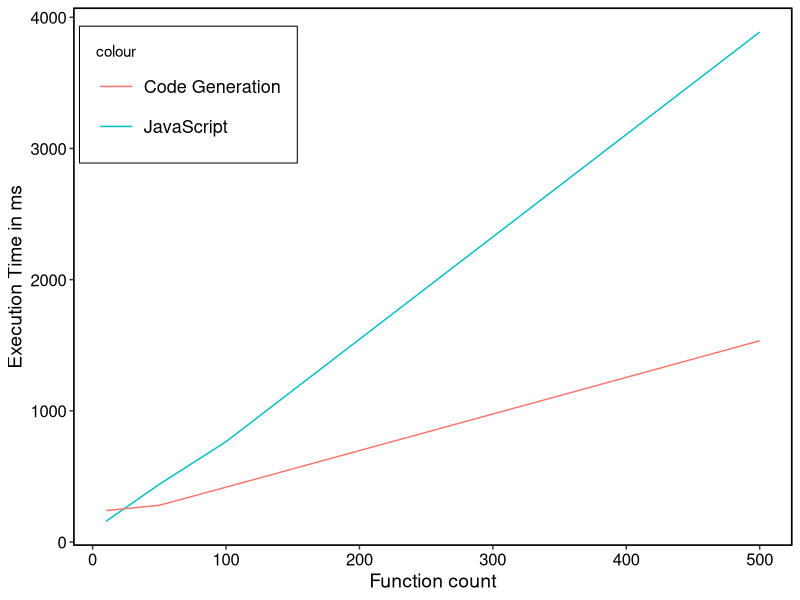
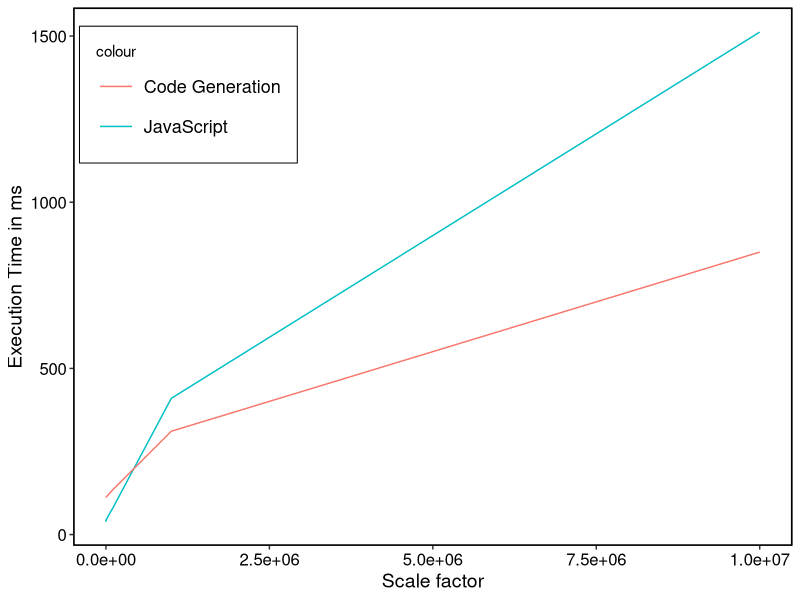
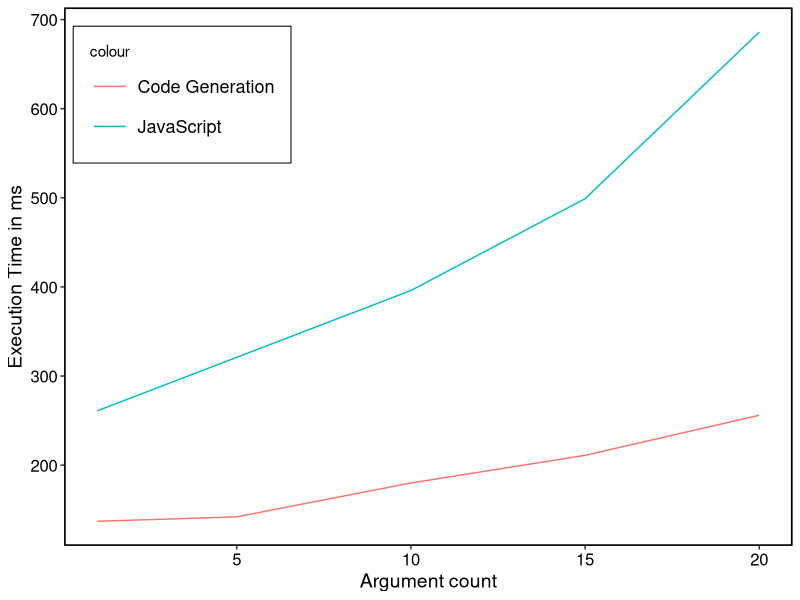
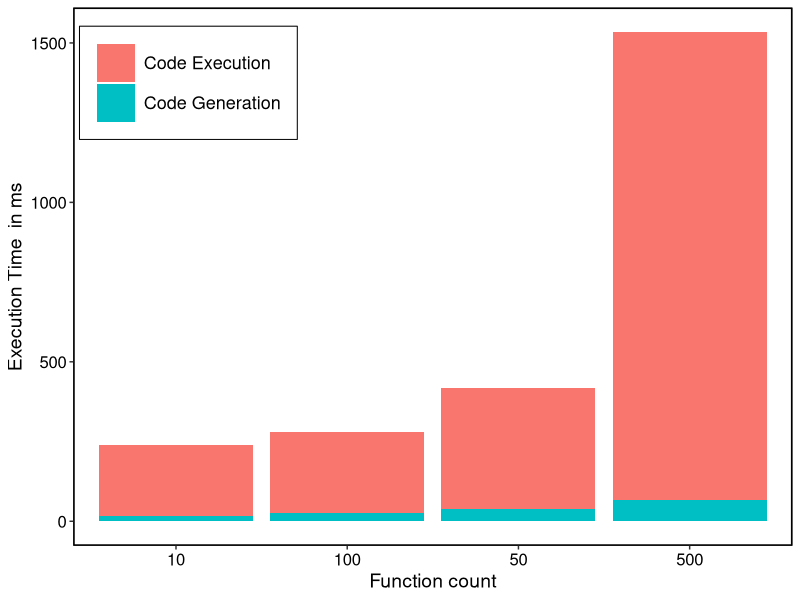
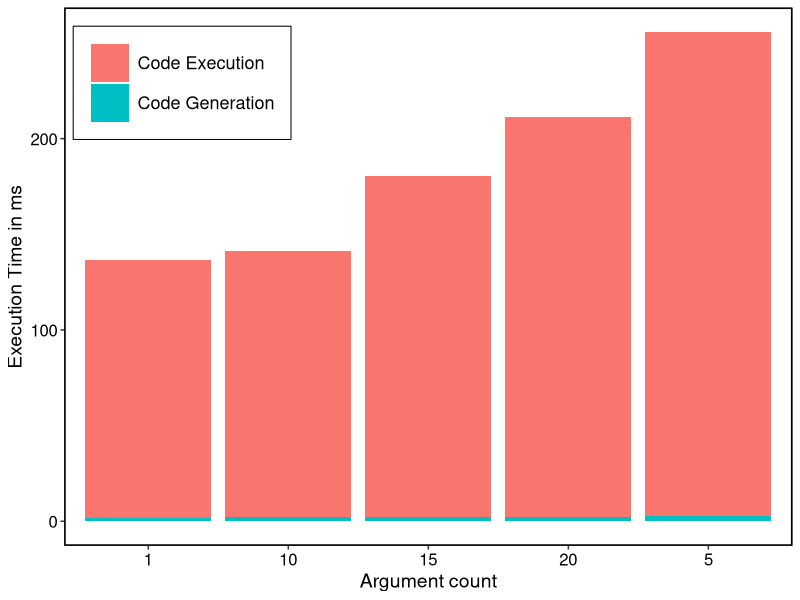
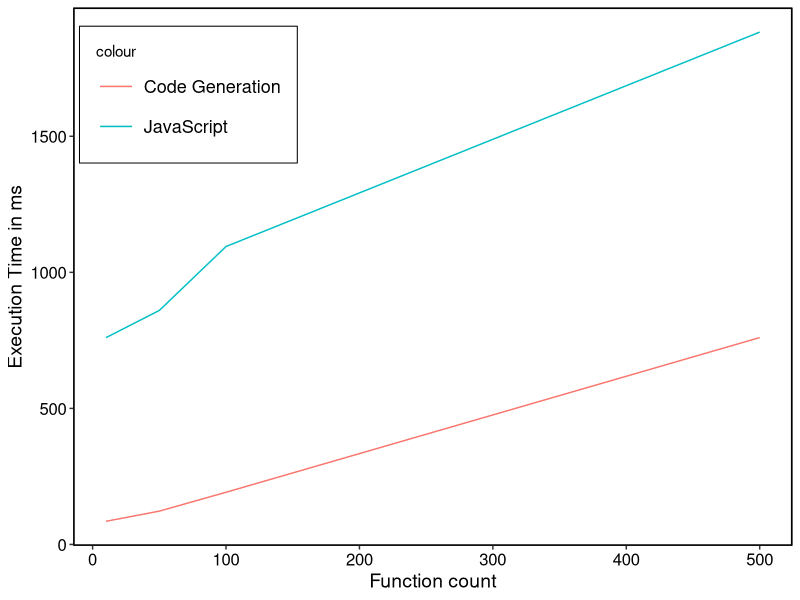
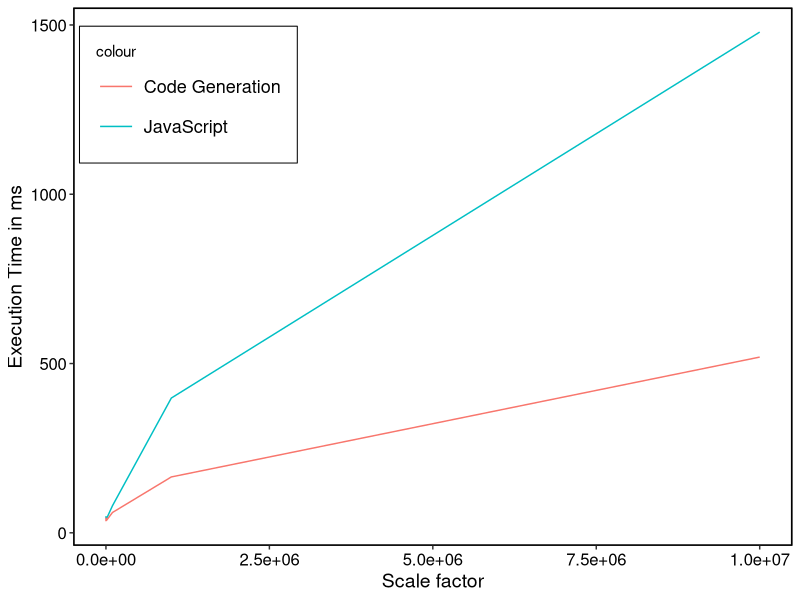
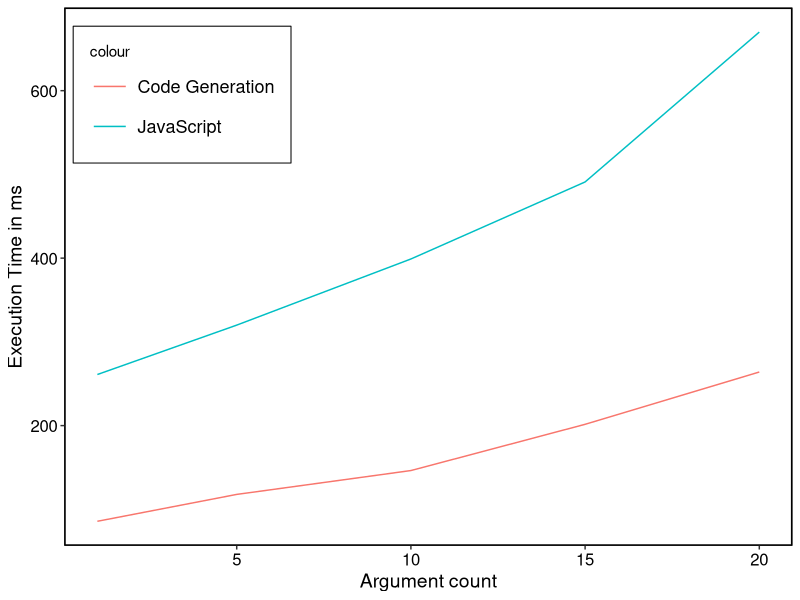

Here is the R script that generated these plots, in order:
library(ggplot2)
library(ggthemes)
######################################################################## The operator +

my_theme = theme(
  line = element_line(colour="black"),
  text = element_text(colour="black"),
  axis.title = element_text(size = 14),
  axis.text = element_text(colour="black", size=12),
  strip.text = element_text(size=12),
  legend.key=element_rect(colour=NA, fill =NA),
  panel.grid = element_blank(),   
  panel.border = element_rect(fill = NA, colour = "black", size=1),
  panel.background = element_rect(fill = "white", colour = "black"), 
  strip.background = element_rect(fill = NA),
  legend.position = c(.3, .95),
  legend.justification = c("right", "top"),
  legend.box.just = "right",
  legend.box.background = element_rect(),
  legend.margin = margin(6, 6, 6, 6),
  legend.box.margin = margin(6, 6, 6, 6),
  legend.text = element_text(size = 13, colour = "black"),
  legend.key.size = unit(2,"line")
)

theam_down = theme(
  line = element_line(colour="black"),
  text = element_text(colour="black"),
  axis.title = element_text(size = 14),
  axis.text = element_text(colour="black", size=12),
  strip.text = element_text(size=12),
  legend.key=element_rect(colour=NA, fill =NA),
  panel.grid = element_blank(),   
  panel.border = element_rect(fill = NA, colour = "black", size=1),
  panel.background = element_rect(fill = "white", colour = "black"), 
  strip.background = element_rect(fill = NA),
  legend.position = c(.98, .3),
  legend.justification = c("right", "top"),
  legend.box.just = "right",
  legend.box.background = element_rect(),
  legend.margin = margin(6, 6, 6, 6),
  legend.box.margin = margin(6, 6, 6, 6),
  legend.text = element_text(size = 13, colour = "black"),
  legend.key.size = unit(2,"line")
)

#################### JavaScript vs Code Generation
test_data <-
data.frame(
JavaScript      =  c(158,440,765,3887 ),
Code_Generation =  c(240,280,418, 1534),
x    = c(10,50,100,500))


ggplot(test_data, aes(x)) + 
geom_line(aes(y = JavaScript,colour = "JavaScript")) + 
geom_line(aes(y = Code_Generation, colour = "Code Generation"))+
my_theme+
ylab("Execution Time in ms") +
xlab("Function count") 


#################### Scale factor
test_data <-
data.frame(
JavaScript      =  c(45,40,47,78,410,1512),
Code_Generation =  c(111,112,114,134,311,850),
x    = c(100,1000,10000,100000,1000000,10000000))


ggplot(test_data, aes(x)) + 
geom_line(aes(y = JavaScript,color = "JavaScript")) + 
geom_line(aes(y = Code_Generation, color = "Code Generation"))+
my_theme+
ylab("Execution Time in ms") +xlab("Scale factor") 




#################### Argument coun
test_data <-
data.frame(
JavaScript      =  c(261,321,396,499,686),
Code_Generation =  c(137,142,180,211,256),
x    = c(1,5,10,15,20))


ggplot(test_data, aes(x)) + 
geom_line(aes(y = JavaScript,colour = "JavaScript")) + 
geom_line(aes(y = Code_Generation, colour = "Code Generation"))+
my_theme+
ylab("Execution Time in ms") +
xlab("Argument count") 


####################### bar chart Function count
test_data <-
data.frame(
values      =  c(17,27,38,67,222,252,380,1467),
Code_Generation =  c("Code Generation","Code Generation","Code Generation","Code Generation","Code Execution","Code Execution","Code Execution","Code Execution"),
x    = c("10","50","100","500"))

test_data$x<-sort(unique(test_data$x))

ggplot(data=test_data, aes(x=x,y=values,fill= Code_Generation)) +
geom_bar(position="stack", stat="identity")+
ylab("Execution Time  in ms") +
xlab("Function count") +
my_theme+theme(legend.title = element_blank())



####################### bar chart Argument count
test_data <-
data.frame(
values      =  c(1.72,2.39,2.365,2.41,2.7,135,139,178,209,253),
Code_Generation =  c("Code Generation","Code Generation","Code Generation","Code Generation","Code Generation","Code Execution","Code Execution","Code Execution","Code Execution","Code Execution"),
x    = c("1","5","10","15","20"))

test_data$x<-sort(unique(test_data$x))

ggplot(data=test_data, aes(x=x,y=values,fill= Code_Generation)) +
geom_bar(position="stack", stat="identity")+
ylab("Execution Time in ms") +
xlab("Argument count") +
my_theme+theme(legend.title = element_blank())



######################################################################## The operator -

#################### JavaScript vs Code Generation
test_data <-
data.frame(
Code_Generation      =  c(85.1,122.44,191.8,760.3),
JavaScript=  c(760,860,1095,1883),
x    = c(10,50,100,500))


ggplot(test_data, aes(x)) + 
geom_line(aes(y = JavaScript,colour = "JavaScript")) + 
geom_line(aes(y = Code_Generation, colour = "Code Generation"))+
my_theme+
ylab("Execution Time in ms") +
xlab("Function count") 


#################### Scale factor
test_data <-
data.frame(
JavaScript      =  c(49,44,42,80,398,1479),
Code_Generation =  c(34,43,37,60,165,519),
x    = c(100,1000,10000,100000,1000000,10000000))


ggplot(test_data, aes(x,xlab="Scale factor" )) + 
geom_line(aes(y = JavaScript,color = "JavaScript")) + 
geom_line(aes(y = Code_Generation, color = "Code Generation"))+
my_theme+
ylab("Execution Time in ms") +
xlab("Scale factor") 



#################### Argument count
test_data <-
data.frame(
JavaScript      =  c(261,320,399,491,670),
Code_Generation =  c(85.7,117.8,146.3,201.53,263.99),
           x    = c(1,5,10,15,20))

ggplot(test_data, aes(x ,xlab="Argument count")) + 
geom_line(aes(y = JavaScript,colour = "JavaScript")) + 
geom_line(aes(y = Code_Generation, colour = "Code Generation"))+
my_theme+
ylab("Execution Time in ms") +
xlab("Argument count") 


####################### bar chart Function count
test_data <-
data.frame(
values      =  c(2.1,2.44,2.8,7.3,83,120,189,753),
Code_Generation =  c("Code Generation","Code Generation","Code Generation","Code Generation","Code Execution","Code Execution","Code Execution","Code Execution"),
x    = c("10","50","100","500"))

test_data$x<-sort(unique(test_data$x))

ggplot(data=test_data, aes(x=x,y=values,fill= Code_Generation, ylab = "Execution Time" )) +
geom_bar(position="stack", stat="identity")+
ylab("Execution Time in ms") +
xlab("Function count") +
my_theme+theme(legend.title = element_blank())


######################################################################## The operator *

#################### JavaScript vs Code Generation
test_data <-
data.frame(
JavaScript      =  c(2166,2278,2537,3096),
Code_Generation =  c(152.9,280.14,492.5,2165.6),
           x    =  c(10,50,100,500))


ggplot(test_data, aes(x)) + 
geom_line(aes(y = JavaScript,colour = "JavaScript")) + 
geom_line(aes(y = Code_Generation, colour = "Code Generation"))+
  theam_down+
ylab("Execution Time in ms") +
xlab("Function count") 


#################### Scale factor
test_data <-
data.frame(
JavaScript      =  c(51,45,51,87,505,1843),
Code_Generation =  c(49,42,54,80,407,1459),
x    = c(100,1000,10000,100000,1000000,10000000))


ggplot(test_data, aes(x)) + 
geom_line(aes(y = JavaScript,color = "JavaScript")) + 
geom_line(aes(y = Code_Generation, color = "Code Generation"))+
my_theme+
ylab("Execution Time in ms") +
xlab("Scale factor") 



#################### 
test_data <-
data.frame(
JavaScript      =  c(329,383,483,578,793),
Code_Generation =  c(136,181.5,210,271.3,328.4),
x               =  c(1,5,10,15,20))

ggplot(test_data, aes(x)) + 
geom_line(aes(y = JavaScript,colour = "JavaScript")) + 
geom_line(aes(y = Code_Generation, colour = "Code Generation"))+
my_theme+
ylab("Execution Time in ms") +
xlab("Argument count") 


####################### bar chart Function count
test_data <-
data.frame(
values          =  c(1.9,2.14,2.5,5.6,152.9,280.14,492.5,2165.6),
Code_Generation =  c("Code Generation","Code Generation","Code Generation","Code Generation","Code Execution","Code Execution","Code Execution","Code Execution"),
x               =  c("10","50","100","500"))

test_data$x<-sort(unique(test_data$x))

ggplot(data=test_data, aes(x=x,y=values,fill= Code_Generation)) +
geom_bar(position="stack", stat="identity")+
ylab("Execution Time in ms") +
xlab("Function count") +
my_theme+theme(legend.title = element_blank())


######################################################################## The operator /

#################### JavaScript vs Code Generation
test_data <-
  data.frame(
    JavaScript      =  c(16405,16560,18135,20771),
    Code_Generation =  c(408.9,1706.3,3317.6,16405.7),
    x    = c(10,50,100,500))


ggplot(test_data, aes(x)) + 
  geom_line(aes(y = JavaScript,colour = "JavaScript")) + 
  geom_line(aes(y = Code_Generation, colour = "Code Generation"))+
  theam_down+
  ylab("Execution Time in ms") +
  xlab("Function count") 


#################### Scale factor
test_data <-
  data.frame(
    JavaScript      =  c(51,49,67,240,1910,7442),
    Code_Generation =  c(48,42,77.8,316.7,2755,10938),
    x    = c(100,1000,10000,100000,1000000,10000000))


ggplot(test_data, aes(x)) + 
  geom_line(aes(y = JavaScript,color = "JavaScript")) + 
  geom_line(aes(y = Code_Generation, color = "Code Generation"))+
  my_theme+
  ylab("Execution Time in ms") +
  xlab("Scale factor") 

#################### 
test_data <-
  data.frame(
    JavaScript      =  c(888,937,997,1073,1278),
    Code_Generation =  c(150.8,281,497.3,674.6,887.7),
    x    = c(1,5,10,15,20))


ggplot(test_data, aes(x)) + 
  geom_line(aes(y = JavaScript,colour = "JavaScript")) + 
  geom_line(aes(y = Code_Generation, colour = "Code Generation"))+
  theam_down+
  ylab("Execution Time in ms") +
  xlab("Argument count") 


####################### bar chart Function count
test_data <-
  data.frame(
    values      =  c(1.9,2.14,2.5,5.6,152.9,280.14,492.5,2165.6),
    Code_Generation =  c("Code Generation","Code Generation","Code Generation","Code Generation","Code Execution","Code Execution","Code Execution","Code Execution"),
    x    = c("10","50","100","500"))

test_data$x<-sort(unique(test_data$x))

ggplot(data=test_data, aes(x=x,y=values,fill= Code_Generation)) +
  geom_bar(position="stack", stat="identity", inherit.aes = TRUE )+ my_theme+
  ylab("Execution Time in ms") +
  xlab("Function count")+theme(legend.title = element_blank())
  



################################################ TPC-H Queries
################################################ TPC-H 3 

tpch3_theme = theme(
  line = element_line(colour="black"),
  text = element_text(colour="black"),
  axis.title = element_text(size = 14),
  axis.text = element_text(colour="black", size=12),
  strip.text = element_text(size=12),
  legend.key=element_rect(colour=NA, fill =NA),
  panel.grid = element_blank(),   
  panel.border = element_rect(fill = NA, colour = "black", size=1),
  panel.background = element_rect(fill = "white", colour = "black"), 
  strip.background = element_rect(fill = NA),
  legend.position = c(.37, .95),
  legend.justification = c("right", "top"),
  legend.box.just = "right",
  legend.box.background = element_rect(),
  legend.margin = margin(6, 6, 6, 6),
  legend.box.margin = margin(6, 6, 6, 6),
  legend.text = element_text(size = 13, colour = "black"),
  legend.key.size = unit(2,"line")
)


test_data <-
  data.frame(
    JavaScript      =  c(18.612,34.485,50.447,66.922,83.037),
    WebAssembly_Bare=  c(0.21,0.42,0.61,0.83,0.99),
    x               =  c(0.20,0.40,0.60,0.80,1.00))


ggplot(test_data, aes(x)) + 
  geom_line(aes(y = JavaScript,color = "JavaScript")) + 
  geom_line(aes(y = WebAssembly_Bare, color = "WebAssembly (Bare Metal)"))+
  tpch3_theme+
  ylab("Execution Time in sec") +
  xlab("Scale factor") 




test_data <-
  data.frame(
    JavaScript      =  c(18.612,34.485,50.447,66.922,83.037),
    WebAssembly_Brow=  c(1.20,2.30,3.40,4.65,5.57),
    x               =  c(0.20,0.40,0.60,0.80,1.00))

ggplot(test_data, aes(x)) + 
  geom_line(aes(y = JavaScript,color = "JavaScript")) + 
  geom_line(aes(y = WebAssembly_Brow, color = "WebAssembly (Browser)"))+
  tpch3_theme+
  ylab("Execution Time in sec") +
  xlab("Scale factor") 


test_data <-
  data.frame(
    CL              =  c(0.22,0.43,0.73,0.84,1.18),
    WebAssembly_Brow=  c(1.20,2.30,3.40,4.65,5.57),
    WebAssembly_Bare=  c(0.21,0.42,0.61,0.83,0.99),
    x               =  c(0.20,0.40,0.60,0.80,1.00))


ggplot(test_data, aes(x)) + 
  geom_line(aes(y = CL,color = "C++")) + 
  geom_line(aes(y = WebAssembly_Brow, color = "WebAssembly (Browser)"))+
  geom_line(aes(y = WebAssembly_Bare, color = "WebAssembly (Bare Metal)"))+
  tpch3_theme+
  ylab("Execution Time in sec") +
  xlab("Scale factor") 


######################################################## End TPC-H 3

my_theme2 = theme(
  line = element_line(colour="black"),
  text = element_text(colour="black"),
  axis.title = element_text(size = 14),
  axis.text = element_text(colour="black", size=12),
  strip.text = element_text(size=12),
  legend.key=element_rect(colour=NA, fill =NA),
  panel.grid = element_blank(),   
  panel.border = element_rect(fill = NA, colour = "black", size=1),
  panel.background = element_rect(fill = "white", colour = "black"), 
  strip.background = element_rect(fill = NA),
  legend.position = c(.365, 1),
  legend.justification = c("right", "top"),
  legend.box.just = "right",
  legend.box.background = element_rect(),
  legend.margin = margin(6, 6, 6, 6),
  legend.box.margin = margin(6, 6, 6, 6),
  legend.text = element_text(size = 13, colour = "black"),
  legend.key.size = unit(2,"line")
)

### TPCH-1
test_data <-
  data.frame(
    JavaScript      =  c(0.934,1.55196,2.17502,3.1326,3.91509,4.61169,5.254035, 6.208825, 7.0133, 7.977685 ),
    WebAssembly_Brow=  c(0.796,1.318, 2.063, 3.078, 3.432,4.384, 5.292,6.096,6.511,7.42 ),
    WebAssembly_Bare=  c(0.53125,1.1875,2.26562,3.25,4.45312,5.23438,5.95312,6.60938,7.17697, 7.17697  ),
    CL              =  c(0.220281,0.431189,0.668764,0.941662,1.19371,1.45307,1.71907, 2.05089, 2.33284, 2.60614 ),
    x               =  c(0.10,0.20,0.30,0.40,0.50,0.60,0.70,0.80,0.90,1.00))

ggplot(test_data, aes(x)) + 
  geom_line(aes(y = JavaScript,color = "JavaScript")) + 
  geom_line(aes(y = WebAssembly_Brow, color = "WebAssembly (Browser)"))+
  geom_line(aes(y = WebAssembly_Bare, color = "WebAssembly (Bare Metal)"))+
  geom_line(aes(y = CL, color = "C++"))+
  my_theme2+
  ylab("Execution Time in sec") +
  xlab("Scale factor") 

############################
### TPCH-2

test_data <-
  data.frame(
    JavaScript      =  c(0.034855, 0.065,0.026,0.046,0.058,0.072,0.074,0.124,0.131,0.133),
    WebAssembly_Brow=  c(0.00399995, 0.00900006,0.0149999,0.0220001, 0.056, 0.0400002, 0.0480001, 0.0570002, 0.0709999, 0.0869999 ),
    WebAssembly_Bare=  c(0.00385094, 0.00614095, 0.010093, 0.013726, 0.018472, 0.026057, 0.0326891, 0.034411, 0.0437322,0.052386),
    CL              =  c(0.0103099,0.0131419, 0.0177319, 0.0202658, 0.0285699, 0.0288239, 0.0314941, 0.0377438, 0.0468471,0.0528409 ),
    x               =  c(0.10,0.20,0.30,0.40,0.50,0.60,0.70,0.80,0.90,1.00))

ggplot(test_data, aes(x)) + 
  geom_line(aes(y = JavaScript,color = "JavaScript")) + 
  geom_line(aes(y = WebAssembly_Brow, color = "WebAssembly (Browser)"))+
  geom_line(aes(y = WebAssembly_Bare, color = "WebAssembly (Bare Metal)"))+
  geom_line(aes(y = CL, color = "C++"))+
  my_theme2+
  ylab("Execution Time in sec") +
  xlab("Scale factor")

##########################
### TPCH-4
test_data <-
  data.frame(
    JavaScript      =  c(0.793,1.395,1.941,2.544,3.075,4.864,5.794,5.661,7.071,6.424),
    WebAssembly_Brow=  c(0.126,0.246,0.4,0.479, 0.623, 0.786, 0.896, 1.081, 1.216, 1.286),
    WebAssembly_Bare=  c(0.0726092, 0.137791, 0.210132, 0.272758, 0.352273, 0.419763, 0.490544, 0.582052, 0.668378, 0.709279),
    CL              =  c(0.278871, 0.343714, 0.414767, 0.492495, 0.589163, 0.669161, 0.712487, 0.784284, 0.887799, 0.968208),
    x               =  c(0.10,0.20,0.30,0.40,0.50,0.60,0.70,0.80,0.90,1.00))

ggplot(test_data, aes(x)) + 
  geom_line(aes(y = JavaScript,color = "JavaScript")) + 
  geom_line(aes(y = WebAssembly_Brow, color = "WebAssembly (Browser)"))+
  geom_line(aes(y = WebAssembly_Bare, color = "WebAssembly (Bare Metal)"))+
  geom_line(aes(y = CL, color = "C++"))+
  my_theme2+
  ylab("Execution Time in sec") +
  xlab("Scale factor")

#########################
### TPCH-5
test_data <-
  data.frame(
    JavaScript      =  c(0.226,0.371,0.496,0.741,0.841,1.056,1.132,1.271,1.498,1.721),
    WebAssembly_Brow=  c(0.049,0.0999999,0.15,0.221,0.328,0.424,0.496,0.624,0.759,0.895),
    WebAssembly_Bare=  c(0.0306771, 0.066509, 0.102042, 0.195211, 0.213268, 0.275154, 0.35028, 0.423238, 0.527701, 0.60996),
    CL              =  c(0.029943, 0.0605278, 0.105952, 0.139677, 0.21095, 0.263843, 0.324143, 0.371238, 0.484181, 0.534387),
    x               =  c(0.10,0.20,0.30,0.40,0.50,0.60,0.70,0.80,0.90,1.00))

ggplot(test_data, aes(x)) + 
  geom_line(aes(y = JavaScript,color = "JavaScript")) + 
  geom_line(aes(y = WebAssembly_Brow, color = "WebAssembly (Browser)"))+
  geom_line(aes(y = WebAssembly_Bare, color = "WebAssembly (Bare Metal)"))+
  geom_line(aes(y = CL, color = "C++"))+
  my_theme2+
  ylab("Execution Time in sec") +
  xlab("Scale factor")





